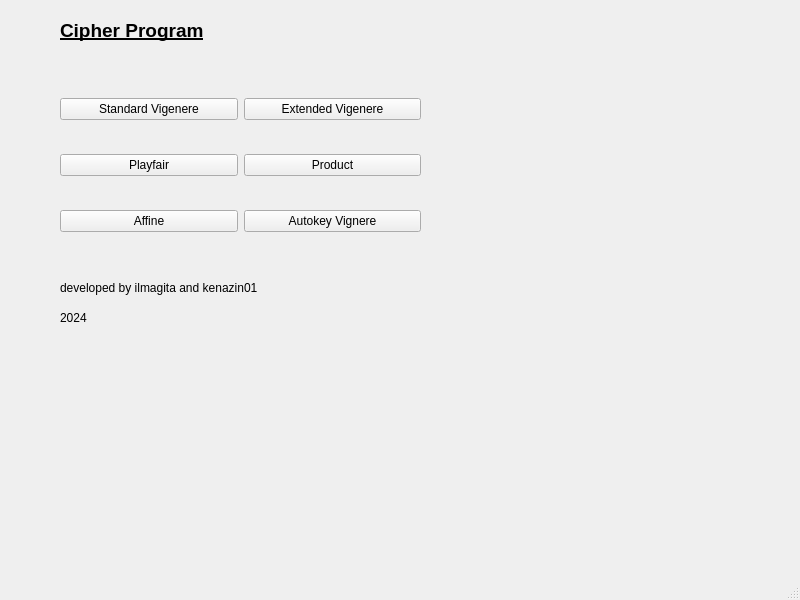
<?xml version="1.0" encoding="UTF-8"?>
<ui version="4.0">
 <class>MainWindow</class>
 <widget class="QMainWindow" name="MainWindow">
  <property name="geometry">
   <rect>
    <x>0</x>
    <y>0</y>
    <width>800</width>
    <height>600</height>
   </rect>
  </property>
  <property name="windowTitle">
   <string>MainWindow</string>
  </property>
  <widget class="QWidget" name="centralwidget">
   <widget class="QWidget" name="gridLayoutWidget">
    <property name="geometry">
     <rect>
      <x>60</x>
      <y>70</y>
      <width>361</width>
      <height>191</height>
     </rect>
    </property>
    <layout class="QGridLayout" name="gridLayout">
     <item row="2" column="0">
      <widget class="QPushButton" name="playfair_app_button">
       <property name="text">
        <string>Playfair</string>
       </property>
      </widget>
     </item>
     <item row="0" column="1">
      <widget class="QPushButton" name="extended_vigenere_app_button">
       <property name="text">
        <string>Extended Vigenere</string>
       </property>
      </widget>
     </item>
     <item row="0" column="0">
      <widget class="QPushButton" name="vigenere_app_button">
       <property name="text">
        <string>Standard Vigenere</string>
       </property>
      </widget>
     </item>
     <item row="2" column="1">
      <widget class="QPushButton" name="product_app_button">
       <property name="text">
        <string>Product</string>
       </property>
      </widget>
     </item>
     <item row="3" column="0">
      <widget class="QPushButton" name="affine_app_button">
       <property name="text">
        <string>Affine</string>
       </property>
      </widget>
     </item>
     <item row="3" column="1">
      <widget class="QPushButton" name="autokey_vigenere_app_button">
       <property name="text">
        <string>Autokey Vignere</string>
       </property>
      </widget>
     </item>
    </layout>
   </widget>
   <widget class="QLabel" name="label">
    <property name="geometry">
     <rect>
      <x>60</x>
      <y>10</y>
      <width>361</width>
      <height>41</height>
     </rect>
    </property>
    <property name="font">
     <font>
      <pointsize>14</pointsize>
      <weight>75</weight>
      <bold>true</bold>
      <underline>true</underline>
     </font>
    </property>
    <property name="text">
     <string>Cipher Program</string>
    </property>
   </widget>
   <widget class="QLabel" name="label_2">
    <property name="geometry">
     <rect>
      <x>60</x>
      <y>280</y>
      <width>301</width>
      <height>16</height>
     </rect>
    </property>
    <property name="text">
     <string>developed by ilmagita and kenazin01</string>
    </property>
   </widget>
   <widget class="QLabel" name="label_3">
    <property name="geometry">
     <rect>
      <x>60</x>
      <y>310</y>
      <width>361</width>
      <height>16</height>
     </rect>
    </property>
    <property name="text">
     <string>2024</string>
    </property>
   </widget>
  </widget>
  <widget class="QMenuBar" name="menubar">
   <property name="geometry">
    <rect>
     <x>0</x>
     <y>0</y>
     <width>800</width>
     <height>22</height>
    </rect>
   </property>
  </widget>
  <widget class="QStatusBar" name="statusbar"/>
 </widget>
 <resources/>
 <connections/>
</ui>
